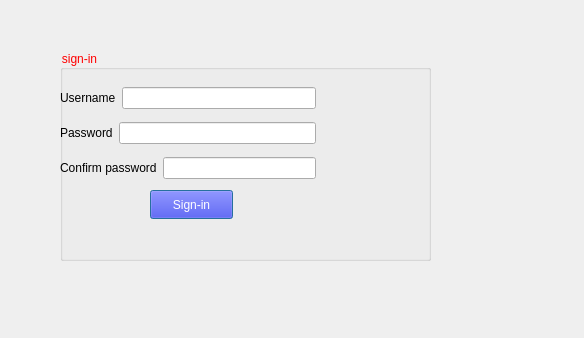
<?xml version="1.0" encoding="UTF-8"?>
<ui version="4.0">
 <class>signin</class>
 <widget class="QDialog" name="signin">
  <property name="geometry">
   <rect>
    <x>0</x>
    <y>0</y>
    <width>584</width>
    <height>338</height>
   </rect>
  </property>
  <property name="windowTitle">
   <string>Dialog</string>
  </property>
  <property name="styleSheet">
   <string notr="true">background-image: url(&quot;:/imhg/imfj/blue.png&quot;);</string>
  </property>
  <widget class="QGroupBox" name="groupBox">
   <property name="geometry">
    <rect>
     <x>60</x>
     <y>50</y>
     <width>371</width>
     <height>211</height>
    </rect>
   </property>
   <property name="styleSheet">
    <string notr="true">color: red;</string>
   </property>
   <property name="title">
    <string>sign-in</string>
   </property>
   <widget class="QWidget" name="">
    <property name="geometry">
     <rect>
      <x>0</x>
      <y>30</y>
      <width>256</width>
      <height>106</height>
     </rect>
    </property>
    <layout class="QVBoxLayout" name="verticalLayout">
     <item>
      <layout class="QHBoxLayout" name="horizontalLayout">
       <item>
        <widget class="QLabel" name="label">
         <property name="styleSheet">
          <string notr="true">color: black;</string>
         </property>
         <property name="text">
          <string>Username</string>
         </property>
        </widget>
       </item>
       <item>
        <widget class="QLineEdit" name="lineEdit_username">
         <property name="styleSheet">
          <string notr="true">text-color: white;</string>
         </property>
        </widget>
       </item>
      </layout>
     </item>
     <item>
      <layout class="QHBoxLayout" name="horizontalLayout_2">
       <item>
        <widget class="QLabel" name="label_2">
         <property name="styleSheet">
          <string notr="true">color: black;</string>
         </property>
         <property name="text">
          <string>Password</string>
         </property>
        </widget>
       </item>
       <item>
        <widget class="QLineEdit" name="lineEdit_password"/>
       </item>
      </layout>
     </item>
     <item>
      <layout class="QHBoxLayout" name="horizontalLayout_3">
       <item>
        <widget class="QLabel" name="label_3">
         <property name="styleSheet">
          <string notr="true">color: black;</string>
         </property>
         <property name="text">
          <string>Confirm password</string>
         </property>
        </widget>
       </item>
       <item>
        <widget class="QLineEdit" name="lineEdit_confirmpassword"/>
       </item>
      </layout>
     </item>
    </layout>
   </widget>
   <widget class="QPushButton" name="pushButton">
    <property name="geometry">
     <rect>
      <x>90</x>
      <y>140</y>
      <width>83</width>
      <height>29</height>
     </rect>
    </property>
    <property name="styleSheet">
     <string notr="true">color: white;
background-color: blue;
</string>
    </property>
    <property name="text">
     <string>Sign-in</string>
    </property>
   </widget>
  </widget>
 </widget>
 <resources/>
 <connections/>
</ui>
